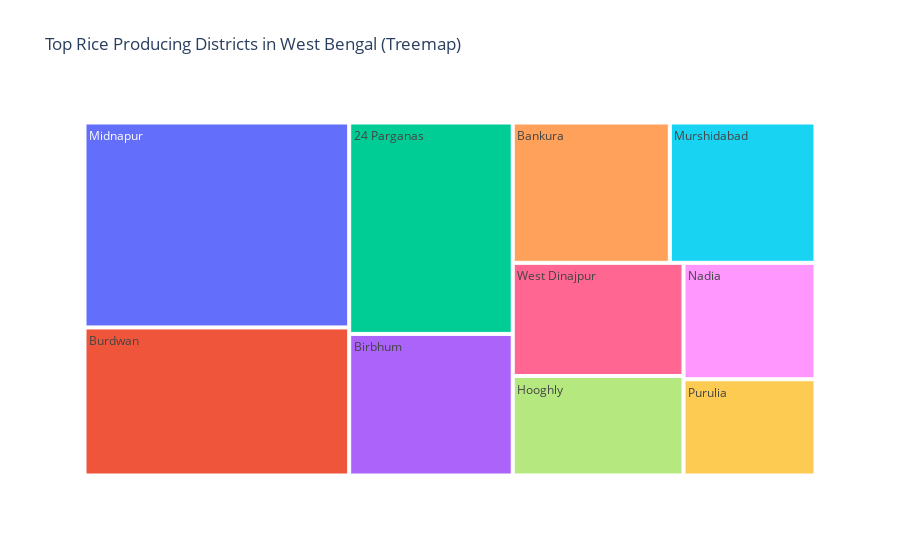

Notebook source saved alongside this figure:
### Code cell
# 8.Rice Production by Districts in West Bengal (Treemap)
wb_districts = df[df.state_name == "West Bengal"].groupby("dist_name")["rice_production_1000_tons"].sum().nlargest(10).reset_index()
fig8 = px.treemap(
    wb_districts, 
    path=["dist_name"], 
    values="rice_production_1000_tons",
    title="Top Rice Producing Districts in West Bengal (Treemap)"
)
fig8.show()

### Figure 1 — Plotly figure (JSON) as saved in the notebook; plotly's stock layout.template omitted (floating-point values rounded to 4 significant figures)
{"data": [{"branchvalues": "total", "domain": {"x": [0, 1], "y": [0, 1]}, "hovertemplate": "labels=%{label}<br>rice_production_1000_tons=%{value}<br>parent=%{parent}<br>id=%{id}<extra></extra>", "ids": ["Midnapur", "Burdwan", "24 Parganas", "Birbhum", "Bankura", "Murshidabad", "West Dinajpur", "Hooghly", "Nadia", "Purulia"], "labels": ["Midnapur", "Burdwan", "24 Parganas", "Birbhum", "Bankura", "Murshidabad", "West Dinajpur", "Hooghly", "Nadia", "Purulia"], "name": "", "parents": ["", "", "", "", "", "", "", "", "", ""], "type": "treemap", "values": [98870.0, 71420.0, 63010.0, 42210.0, 40170.0, 37260.0, 35220.0, 30960.0, 28020.0, 23150.0]}], "layout": {"legend": {"tracegroupgap": 0}, "title": {"text": "Top Rice Producing Districts in West Bengal (Treemap)"}}}
